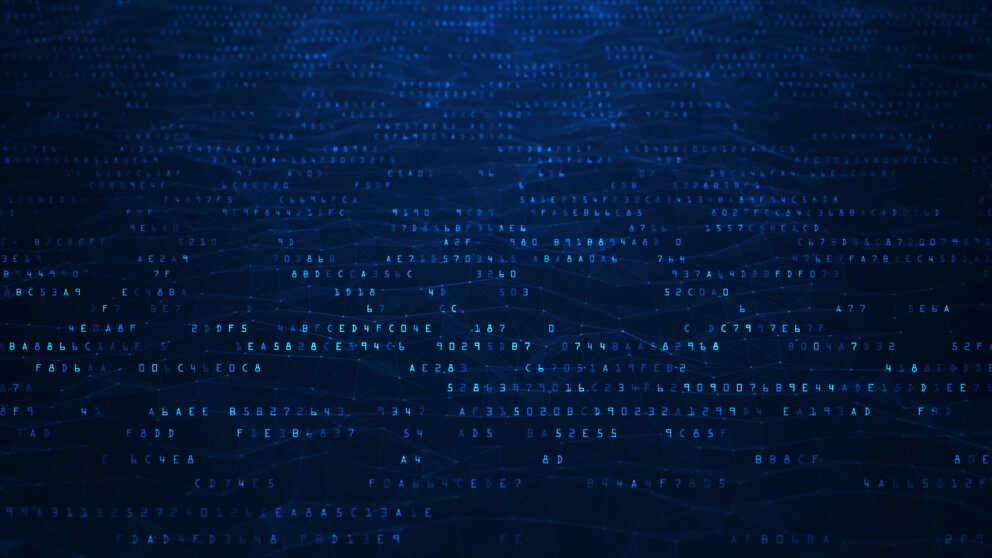
#> input picture src/GUI/Components/background.jpg, 992 x 558 px; its folder holds only this picture in this run
$ python -i win.py   (imports and definitions only)   (older library calls are emulated)
#> lines starting #> are read from the running program, lines starting #| are printed output that depends on the picture
from tkinter import *
from PIL import Image
from PIL import ImageTk
from tkinter import filedialog
from tkinter.filedialog import askopenfile
from tkinter import ttk
import sv_ttk

# [3 lines not run here, left out]
bgimg= ImageTk.PhotoImage(file = "src/GUI/Components/background.jpg")
# [1 line that did not run here, left out]
# [1 line not run here, left out]


# [1 line that did not run here, left out]
# [1 line not run here, left out]


# [1 line that did not run here, left out]
# [2 lines not run here, left out]


# [1 line that did not run here, left out]
# [1 line not run here, left out]

# [1 line that did not run here, left out]
# [1 line not run here, left out]

# [1 line that did not run here, left out]
# [1 line not run here, left out]

# [1 line that did not run here, left out]
# [1 line not run here, left out]

# [1 line that did not run here, left out]
# [1 line not run here, left out]

# [1 line that did not run here, left out]
# [1 line not run here, left out]

# [1 line that did not run here, left out]
# [1 line not run here, left out]


# [1 line that did not run here, left out]
# [1 line not run here, left out]


def upload_file1():
    foldername = filedialog.askdirectory(initialdir="test")

# [1 line not run here, left out]
# [1 line that did not run here, left out]
# [1 line that did not run here, left out]
# [1 line that did not run here, left out]
# [5 lines not run here, left out]
# [1 line that did not run here, left out]
# [1 line that did not run here, left out]
# [1 line that did not run here, left out]
# [1 line not run here, left out]

def upload_file2():
    global img2
    f_types = [('Jpg Files', '*.jpg')]
    filename = filedialog.askopenfilename(filetypes=f_types)
#> the answer given: Components/background.jpg
    img2 = Image.open(filename)
#> img2 is the input picture: PIL image 992x558 RGB; mean R, G, B 3.9, 24.9, 55.9
    img2 = img2.resize((256,256), Image.ANTIALIAS)
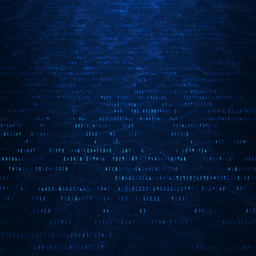
#> img2: PIL image 256x256 RGB; mean R, G, B 3.9, 24.9, 55.9
    img2 = ImageTk.PhotoImage(img2)
#> (the run stopped early here; a loop or call above may not have finished)
